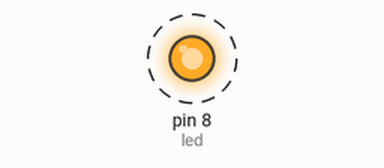
Recording of a program running on a simulated Raspberry Pi (header pin numbers). Shown: output pins drawn as LEDs (lit = HIGH). Dashed ring = blinking. What the program prints to the terminal is not drawn.

Above: at 0.5 s.
Timing chart, 0 to 4.6 s (numbered marks = the images above):
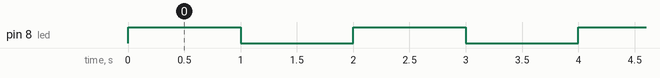

The program:

led_blink.py
```python
# -*- coding: utf-8 -*-
import RPi.GPIO as GPIO
#for the sleep method
import time
led = 8
#set numbering mode for the program
GPIO.setmode(GPIO.BOARD)
#setup led(pin 8) as output pin
GPIO.setup(led, GPIO.OUT,initial=0)
#turn on and off the led in intervals of 1 second
while(True):

    #turn on, set as HIGH or 1
    GPIO.output(led,GPIO.HIGH)
    print("ON")
    time.sleep(1)
        #turn off, set as LOW or 0
    GPIO.output(led, GPIO.LOW)
    print("OFF")
    time.sleep(1)
```

Measured:
- by itself, pin 8 (led): alternates HIGH for 1.0 s and LOW for 1.0 s
